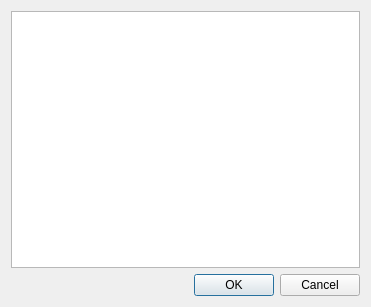
<?xml version="1.0" encoding="UTF-8"?>
<ui version="4.0">
 <class>Dialog</class>
 <widget class="QDialog" name="Dialog">
  <property name="geometry">
   <rect>
    <x>0</x>
    <y>0</y>
    <width>371</width>
    <height>307</height>
   </rect>
  </property>
  <property name="windowTitle">
   <string>Dialog</string>
  </property>
  <layout class="QGridLayout" name="gridLayout">
   <item row="0" column="0">
    <widget class="QListView" name="listView"/>
   </item>
   <item row="1" column="0">
    <widget class="QDialogButtonBox" name="buttonBox">
     <property name="standardButtons">
      <set>QDialogButtonBox::StandardButton::Cancel|QDialogButtonBox::StandardButton::Ok</set>
     </property>
    </widget>
   </item>
  </layout>
 </widget>
 <resources/>
 <connections/>
</ui>
